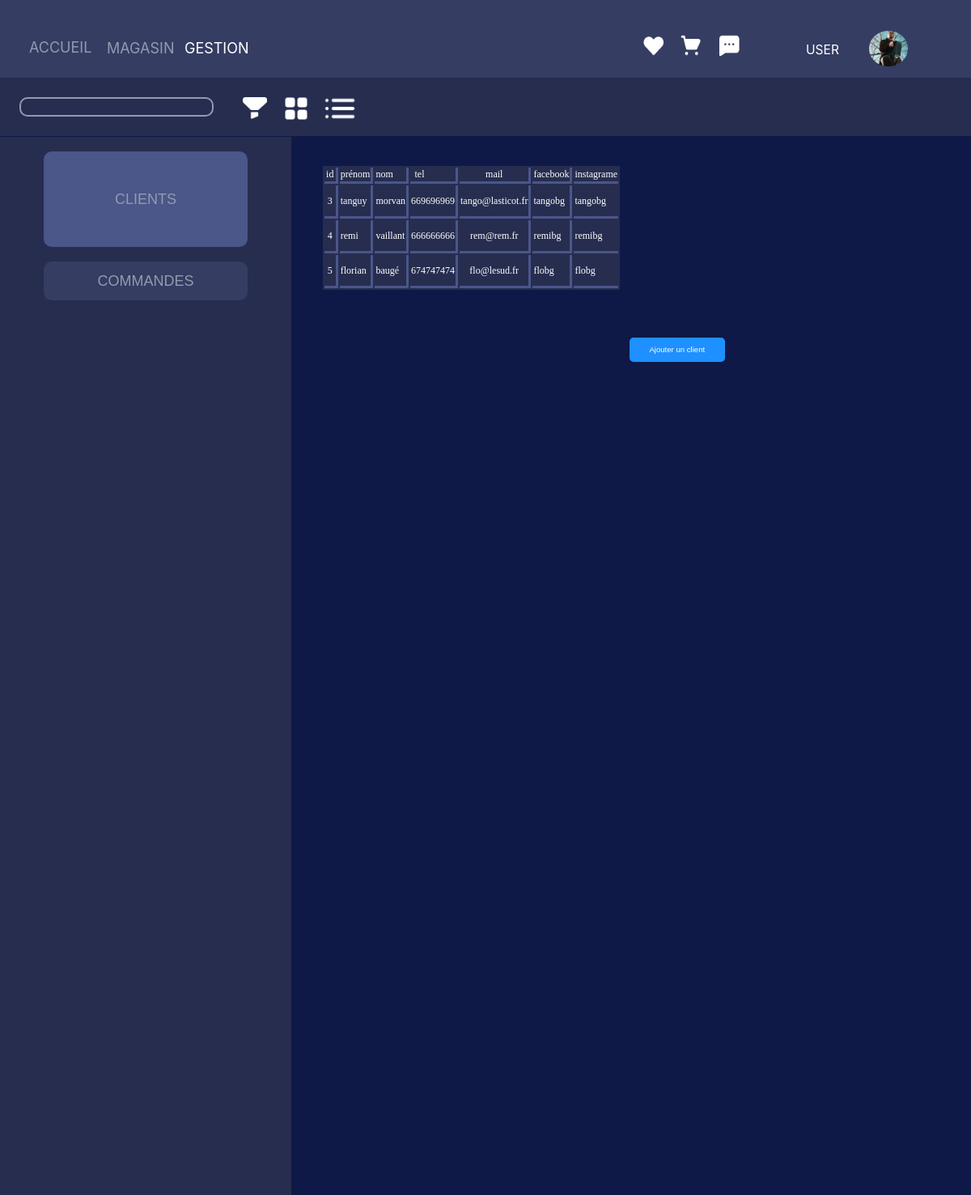
Screenshot of /BDD/Clients.php (signed in) with the database file from the repository.
### tables this page shows
CREATE TABLE IF NOT EXISTS `client` (
  `idClient` bigint(20) NOT NULL AUTO_INCREMENT,
  `nom` varchar(20) NOT NULL,
  `prenom` varchar(20) NOT NULL,
  `facebook` varchar(20) NOT NULL,
  `instagram` varchar(20) NOT NULL,
  `tel` bigint(20) NOT NULL,
  `email` varchar(20) NOT NULL,
  PRIMARY KEY (`idClient`)
);

### BDD/clients.php (the view, shortened to what this page needs)
<?php
require_once 'config.php';
$client = $bdd->query('SELECT*FROM client');
     ?>
<!doctype html>
<html lang="en">
<head>
    <link rel="stylesheet" href="clients.css" />
</head>
<body>
    <div class="bandeau">
        <p class="accueil">ACCUEIL</p>
        <p class="magasin">MAGASIN</p>
        <p class="gestion">GESTION</p>
        <div class="icones">
            <img src="heart.png" alt="coeur" class="coeur">
            <img src="shopping_cart.png" alt="panier" class="panier">
            <img src="message_square.png" alt="message" class="message">
        </div>
        <p class="name"> USER</p>
    </div>
    <img src="pp.png" alt="pp" class="pp">
    <div class="bandeau2">
        <input type="search" name="search" id="search" class="nav">
        <div class="icones2">
            <img src="Vector.png" alt="vector" class="vector">
            <img src="grid.png" alt="grid" class="grid">
            <img src="list.png" alt="list" class="list">
        </div>
    </div>
    <div class="bandeau3">
        <input type="button" name="clients" id="clients" value="CLIENTS" class="client_button">
        <form action="commandes.php" class="command_form">
            <input type="submit" name="commandes" id="commandes" value="COMMANDES" class="command_button">
        </form>
    </div>
    <table class="table2">
        <tr>
            <td class="id">id</td>
            <td class="prenom" ">prénom</td>
        <td class=" nom">nom</td>
            <td class="tel">tel</td>
            <td class="mail">mail</td>
            <td class="facebook">facebook</td>
            <td class="instagrame">instagrame</td>
        </tr>
        <?php while ($fiches = $client->fetch()) { ?>
            <tr class="ligne">
                <td class="id"><?= $fiches['idClient'] ?></td>
                <td class="prenom"><?= $fiches['prenom'] ?></td>
                <td class="nom"><?= $fiches['nom'] ?></td>
                <td class="tel"><?= $fiches['tel'] ?></td>
                <td class="mail"> <?= $fiches['email'] ?></td>
                <td class="facebook"> <?= $fiches['facebook'] ?></td>
                <td class="instagrame"> <?= $fiches['instagram'] ?></td>
            </tr>
        <?php } ?>
    </table>
    <form action="addClient.php">
        <input type="submit" value="Ajouter un client" class="btn">
    </form>
</body>
</html>

### BDD/clients.css (style rules this page uses)
body { background-color: #0E1947; }
.bandeau { position: absolute; width: 100%; height: 8vw; left: 0px; top: 0px; background: #353D62; }
.accueil { position: relative; display: block; margin-left: 3%; margin-top: 4%; font-size: 1.5vw; color: #939AB0; font-family: 'Inter'; font-style: normal; }
.magasin { position: relative; margin-left: 11%; margin-top: -3.2%; font-size: 1.5vw; color: #939AB0; font-family: 'Inter'; font-style: normal; }
.gestion { position: relative; margin-left: 19%; margin-top: -3.2%; font-size: 1.5vw; color: #FFF; font-family: 'Inter'; font-style: normal; }
.icones { position: relative; margin-left: 65%; margin-top: -4%; }
.coeur { position: relative; margin-left: 3%; width: 2.5vw; }
.panier { position: relative; margin-left: 3%; width: 2.5vw; }
.message { position: relative; margin-left: 3%; width: 2.5vw; }
.name { position: relative; margin-left: 83%; margin-top: -2%; font-size: 1.3vw; color: #FFF; font-family: 'Inter'; font-style: normal; }
.pp { position: relative; margin-left: 90%; margin-top: 2.5vw; width: 4vw; }
.bandeau2 { position: absolute; width: 100%; height: 6vw; left: 0px; top: 8vw; background: #262D4F; }
.nav { width: 20%; height: 2vw; position: relative; left: 2%; margin-top: 2vw; color: #939AB0; background: #262D4F; mix-blend-mode: normal; border: 2px solid #939AB0; border-radius: 10px; }
.vector { position: relative; display: block; margin-left: 25%; margin-top: -2%; width: 2.5vw; }
.grid { position: relative; display: block; margin-left: 29%; margin-top: -2.6%; width: 3vw; }
.list { position: relative; display: block; margin-left: 33%; margin-top: -3.5%; width: 4vw; }
.bandeau3 { position: absolute; top: 14.1vw; left: 0px; width: 30%; background-color: #262D4F; height:100%; }
.client_button { background: #4B5689; border-radius: 10px; border: none; position: relative; margin-top:5%; margin-left: 15%; text-align:center; color: #939AB0; font-size: 1.5vw; width: 70%; height: 8%; }
* .command_button { background: #353D62; border-radius: 10px; border: none; position: relative; margin-top:5%; margin-left: 15%; text-align:center; color: #939AB0; font-size: 1.5vw; width: 70%; height: 4vw; }
.table2 { background-color: #262D4F; position: relative; margin-left: 33%; margin-top: 10%; }
.id { width: 1vw; border-right: #4B5689 solid 3px; border-bottom: #4B5689 solid 3px; text-align: center; color: #FFF; font-size: 1vw; }
.prenom { column-width: 1vw; border-bottom: #4B5689 solid 3px; border-right: #4B5689 solid 3px; text-align: center; color: #FFF; font-size: 1vw; }
.nom { column-width: 1vw; border-bottom: #4B5689 solid 3px; border-right: #4B5689 solid 3px; text-align: center; color: #FFF; font-size: 1vw; }
.tel { column-width: 1vw; border-bottom: #4B5689 solid 3px; border-right: #4B5689 solid 3px; text-align: center; color: #FFF; font-size: 1vw; }
.mail { border-bottom: #4B5689 solid 3px; border-right: #4B5689 solid 3px; text-align: center; color: #FFF; font-size: 1vw; }
.facebook { column-width: 1vw; border-bottom: #4B5689 solid 3px; border-right: #4B5689 solid 3px; text-align: center; color: #FFF; font-size: 1vw; }
.instagrame { column-width: 1vw; border-bottom: #4B5689 solid 3px; text-align: center; color: #FFF; font-size: 1vw; }
.ligne { line-height:3vw; text-align: center; }
.btn { position: relative; margin-left: 65%; margin-top: 5%; border-radius: 5px; width: 10%; height: 2.5vw; color: #FFF; border: none; font-size: 0.8vw; background-color: #1E90FF; }

### rows the page displays
client: idClient "3", prenom "tanguy", nom "morvan", tel "669696969", email "tango@lasticot.fr", facebook "tangobg", instagram "tangobg"
client: idClient "4", prenom "remi", nom "vaillant", tel "666666666", email "rem@rem.fr", facebook "remibg", instagram "remibg"
client: idClient "5", prenom "florian", nom "baugé", tel "674747474", email "flo@lesud.fr", facebook "flobg", instagram "flobg"
